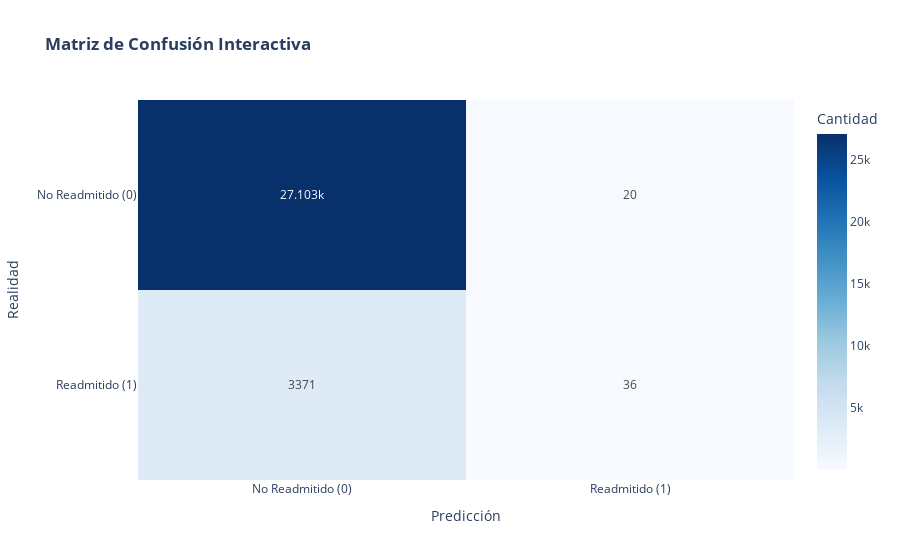

The notebook cell this image was saved under:
### Code cell
# MATRIZ DE CONFUSIÓN
cm = confusion_matrix(y_test, y_pred)
# Convertimos a texto para mostrar en el heatmap
z_text = [[str(y) for y in x] for x in cm]

fig_cm = px.imshow(cm, 
                   text_auto=True,
                   aspect="auto",
                   labels=dict(x="Predicción", y="Realidad", color="Cantidad"),
                   x=['No Readmitido (0)', 'Readmitido (1)'],
                   y=['No Readmitido (0)', 'Readmitido (1)'],
                   color_continuous_scale='Blues',
                   title="<b>Matriz de Confusión Interactiva</b>")
fig_imp.write_image("../reports/figures/confusion_matrix_xgboost.png")
fig_cm.show()

### Figure 1 — Plotly figure (JSON) as saved in the notebook; plotly's stock layout.template omitted (floating-point values rounded to 4 significant figures)
{"data": [{"coloraxis": "coloraxis", "hovertemplate": "Predicción: %{x}<br>Realidad: %{y}<br>Cantidad: %{z}<extra></extra>", "name": "0", "texttemplate": "%{z}", "type": "heatmap", "x": ["No Readmitido (0)", "Readmitido (1)"], "xaxis": "x", "y": ["No Readmitido (0)", "Readmitido (1)"], "yaxis": "y", "z": [[27103, 20], [3371, 36]]}], "layout": {"coloraxis": {"colorbar": {"title": {"text": "Cantidad"}}, "colorscale": [[0, "rgb(247,251,255)"], [0.125, "rgb(222,235,247)"], [0.25, "rgb(198,219,239)"], [0.375, "rgb(158,202,225)"], [0.5, "rgb(107,174,214)"], [0.625, "rgb(66,146,198)"], [0.75, "rgb(33,113,181)"], [0.875, "rgb(8,81,156)"], [1, "rgb(8,48,107)"]]}, "title": {"text": "<b>Matriz de Confusión Interactiva</b>"}, "xaxis": {"anchor": "y", "domain": [0, 1], "title": {"text": "Predicción"}}, "yaxis": {"anchor": "x", "autorange": "reversed", "domain": [0, 1], "title": {"text": "Realidad"}}}}
